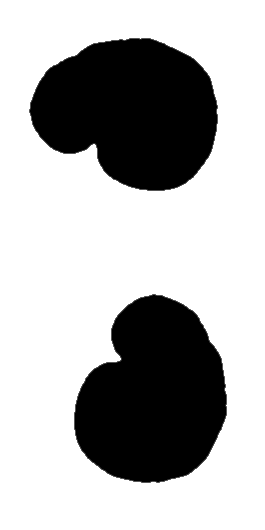
#> input picture tools/2d_feature_extraction/test-data/input.tiff, 265 x 530 px
$ python -i binary2label.py   (imports and definitions only)
#> lines starting #> are read from the running program, lines starting #| are printed output that depends on the picture
#> further down, picture is the input picture: shape (530, 265); min 0, max 255, mean 178.4
import giatools
import numpy as np
import scipy.ndimage as ndi

# Fail early if an optional backend is not available
# [1 line not run here, left out]


def label_watershed(arr: np.ndarray, **kwargs) -> np.ndarray:
    import skimage.util
    from skimage.feature import peak_local_max
    from skimage.segmentation import watershed
    distance = ndi.distance_transform_edt(arr)
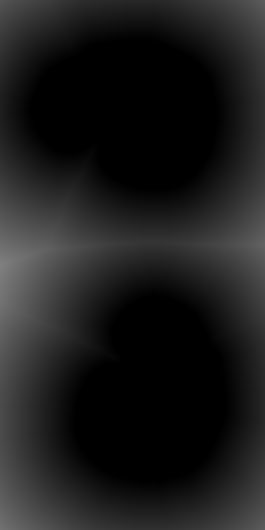
#> distance: shape (530, 265) float64; min 0, max 127.9, mean 29
    local_max_indices = peak_local_max(
        distance,
        labels=arr,
        **kwargs,
    )
#> local_max_indices = 1490 pairs, first value 1 to 528, second value 1 to 263
    local_max_mask = np.zeros(arr.shape, dtype=bool)
    local_max_mask[tuple(local_max_indices.T)] = True
    markers = ndi.label(local_max_mask)[0]
    res = watershed(-distance, markers, mask=arr)
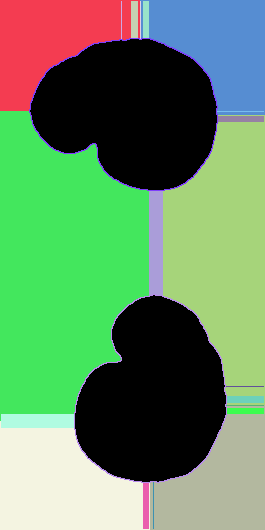
#> res: shape (530, 265) int32; 23 distinct labels, from 0 to 22; one colour per label, 0 black
    return skimage.util.img_as_uint(res)  # converts to uint16
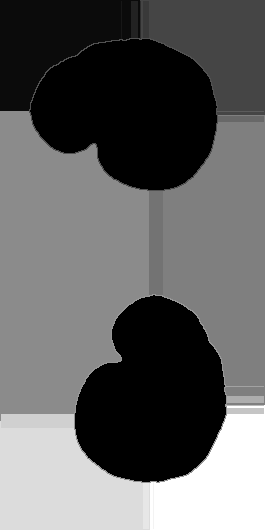
#> returned value: shape (530, 265) uint16; min 0, max 22, mean 8.5; drawn with min black and max white


# [45 lines not run here, left out]

>>> import cv2
>>> picture = cv2.imread('../2d_feature_extraction/test-data/input.tiff', cv2.IMREAD_GRAYSCALE)
>>> result = label_watershed(picture)
